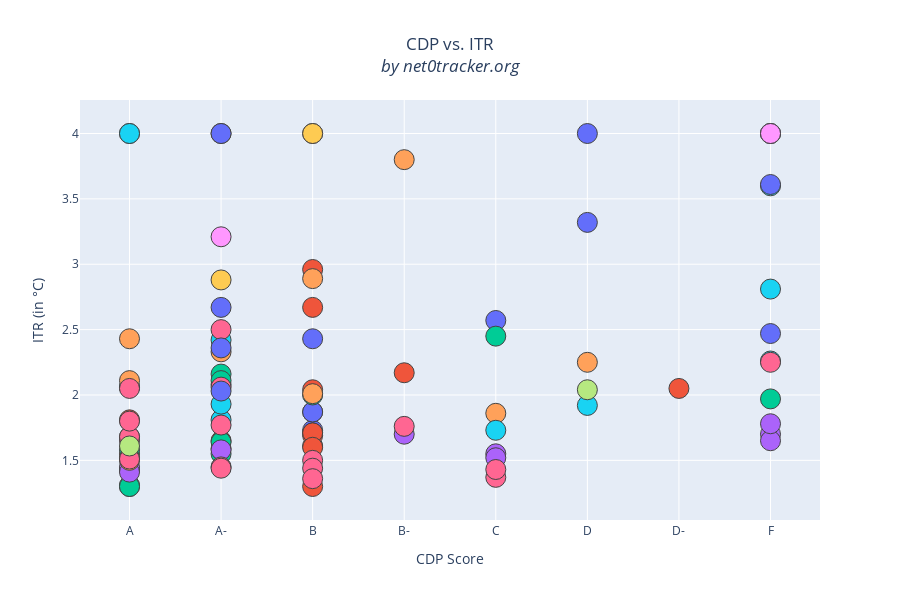

This figure's notebook cell:
### Code cell
import plotly.graph_objects as go
fig = go.Figure()
for sector in all_sectors:
    cdp_score = merged_df.loc[merged_df['Sector1'] == sector]['cdp_score']
    msci_itr = merged_df.loc[merged_df['Sector1'] == sector]['msci_itr']
    company_name = merged_df.loc[merged_df['Sector1'] == sector]['company_name']
    fig.add_trace(go.Scatter(
        x=cdp_score,
        y=msci_itr,
        text = company_name,
        name=sector,
        )
    )
fig.update_traces(
    mode='markers',
    marker=dict(
        line_width=1,
        symbol='circle', 
        size=20,
        ))

fig.update_xaxes(categoryorder='category ascending')


fig.update_layout(
    title="CDP vs. ITR<br><i>by net0tracker.org</i>",
    title_x=0.5,
    yaxis_title = "ITR (in °C)",
    xaxis_title = "CDP Score",
    xaxis=dict(
        showgrid=True,
        showline=True,
    ),
    #margin=dict(l=140, r=40, b=50, t=80),
    showlegend = False,
    legend=dict(
        #font_size=10,
        orientation="v",
        #yanchor="bottom",
        #y=-0.4,
        #xanchor="left",
        #x=0,
        title = "Sectors",
    ),
    #width=800,
    height=600,
    paper_bgcolor='white',
    #plot_bgcolor='white',
    hovermode='closest',
)
fig.show()

### Figure 1 — Plotly figure (JSON) as saved in the notebook; plotly's stock layout.template omitted (floating-point values rounded to 4 significant figures)
{"data": [{"marker": {"line": {"width": 1}, "size": 20, "symbol": "circle"}, "mode": "markers", "name": "Industrials", "text": ["3M", "Boeing", "Caterpillar Inc.", "Emerson Electric", "FedEx", "General Dynamics", "General Electric", "Honeywell Inc.", "Lockheed Martin Corp.", "Raytheon Technologies", "Union Pacific Corp", "United Parcel Service"], "type": "scatter", "x": ["B", "A-", "F", "C", "B", "D", "D", "B", "A", "F", "A-", "B"], "y": [1.73, 2.08, 4, 2.57, 1.87, 3.32, 4, 2.43, 2.06, 2.47, 2.67, 1.87]}, {"marker": {"line": {"width": 1}, "size": 20, "symbol": "circle"}, "mode": "markers", "name": "Healthcare", "text": ["Abbott Laboratories", "AbbVie Inc.", "Amgen Inc.", "Biogen Inc.", "Bristol Myers Squibb", "CVS Health", "Danaher", "Eli Lilly", "Gilead Sciences Inc.", "Johnson & Johnson", "Medtronic", "Merck & Co.", "Pfizer Inc.", "Thermo Fisher Scientific", "Walgreens Boots Alliance"], "type": "scatter", "x": ["B", "B", "B", "B", "A-", "A", "D-", "B", "A-", "A", "B", "B", "B", "B-", "B"], "y": [2.67, 1.61, 2.04, 1.3, 1.65, 1.55, 2.05, 1.71, 1.59, 1.81, 2.96, 1.69, 1.71, 2.17, 1.6]}, {"marker": {"line": {"width": 1}, "size": 20, "symbol": "circle"}, "mode": "markers", "name": "Technology", "text": ["Accenture", "Adobe Inc.", "Apple Inc.", "Cisco Systems", "IBM Corp.", "Intel Corp.", "Microsoft Corp.", "Nvidia", "Oracle", "QUALCOMM Inc.", "Salesforce", "Texas Instruments", "Broadcom"], "type": "scatter", "x": ["A", "A", "A", "A", "A-", "A-", "A", "A-", "A-", "B", "A", "C", "F"], "y": [1.3, 1.43, 2.06, 1.31, 1.64, 2.16, 1.58, 2.11, 1.55, 2, 1.3, 2.45, 1.97]}, {"marker": {"line": {"width": 1}, "size": 20, "symbol": "circle"}, "mode": "markers", "name": "Communication Services", "text": ["Alphabet Inc. Google", "AT&T Inc.", "Charter Communications Inc.", "Comcast", "Facebook, Inc.", "Netflix Inc.", "The Walt Disney Company", "Verizon Communications", "T-Mobile (ex T-Mobile US)"], "type": "scatter", "x": ["A", "A-", "F", "C", "F", "F", "B-", "C", "A"], "y": [1.45, 1.58, 1.7, 1.55, 1.65, 1.78, 1.7, 1.52, 1.41]}, {"marker": {"line": {"width": 1}, "size": 20, "symbol": "circle"}, "mode": "markers", "name": "Consumer Staples", "text": ["Altria Group Inc", "Coca-Cola", "Colgate-Palmolive", "Costco", "Kraft Heinz Co", "Mondelez International", "PepsiCo Inc.", "Philip Morris International", "Procter & Gamble", "Target Corp.", "Walmart"], "type": "scatter", "x": ["A", "A-", "A", "D", "B-", "B", "A", "A", "B", "C", "A"], "y": [1.52, 2.33, 2.11, 2.25, 3.8, 2.89, 2.43, 1.5, 2.01, 1.86, 1.68]}, {"marker": {"line": {"width": 1}, "size": 20, "symbol": "circle"}, "mode": "markers", "name": "Consumer Discretionary", "text": ["Amazon.com Inc.", "Booking Holdings Inc.", "Ford Motor Company", "General Motors", "Home Depot", "Lowe's Companies, Inc.", "McDonald's Corp.", "Nike Inc.", "Starbucks Corp.", "Tesla"], "type": "scatter", "x": ["F", "F", "A", "A", "A-", "A-", "C", "A-", "D", "F"], "y": [2.26, 3.6, 4, 4, 1.81, 1.93, 1.73, 2.42, 1.92, 2.81]}, {"marker": {"line": {"width": 1}, "size": 20, "symbol": "circle"}, "mode": "markers", "name": "Financial Services", "text": ["American Express", "American International Group (AIG)", "Bank of America", "Berkshire Hathaway Inc.", "BlackRock Inc.", "Capital One Financial", "Citigroup Inc.", "Goldman Sachs Group", "JPMorgan Chase & Co.", "MasterCard Inc.", "MetLife Inc.", "Morgan Stanley", "PayPal", "The Bank of New York Mellon", "US Bancorp", "Visa Inc.", "Wells Fargo"], "type": "scatter", "x": ["A-", "C", "A", "F", "B", "B-", "A-", "A", "A-", "B", "B", "A", "C", "A", "A", "A-", "A-"], "y": [1.45, 1.37, 2.05, 2.25, 1.5, 1.76, 2.5, 1.65, 1.77, 1.44, 1.36, 1.68, 1.43, 1.51, 1.8, 1.44, 2.06]}, {"marker": {"line": {"width": 1}, "size": 20, "symbol": "circle"}, "mode": "markers", "name": "Real Estate", "text": ["American Tower", "Simon Property Group Inc."], "type": "scatter", "x": ["D", "A"], "y": [2.04, 1.61]}, {"marker": {"line": {"width": 1}, "size": 20, "symbol": "circle"}, "mode": "markers", "name": "Energy", "text": ["Chevron", "ConocoPhillips", "Exxon Mobil", "Schlumberger Ltd."], "type": "scatter", "x": ["F", "B", "F", "A-"], "y": [4, 4, 4, 3.21]}, {"marker": {"line": {"width": 1}, "size": 20, "symbol": "circle"}, "mode": "markers", "name": "Materials", "text": ["Dow Inc.", "DuPont", "Linde plc"], "type": "scatter", "x": ["B", "A-", "A-"], "y": [4, 2.88, 4]}, {"marker": {"line": {"width": 1}, "size": 20, "symbol": "circle"}, "mode": "markers", "name": "Utilities", "text": ["Duke Energy", "Exelon", "Nextera Energy Inc.", "Southern Company"], "type": "scatter", "x": ["A-", "A-", "F", "A-"], "y": [2.36, 2.03, 3.61, 4]}], "layout": {"height": 600, "hovermode": "closest", "legend": {"orientation": "v", "title": {"text": "Sectors"}}, "paper_bgcolor": "white", "showlegend": false, "title": {"text": "CDP vs. ITR<br><i>by net0tracker.org</i>", "x": 0.5}, "xaxis": {"categoryorder": "category ascending", "showgrid": true, "showline": true, "title": {"text": "CDP Score"}}, "yaxis": {"title": {"text": "ITR (in °C)"}}}}
